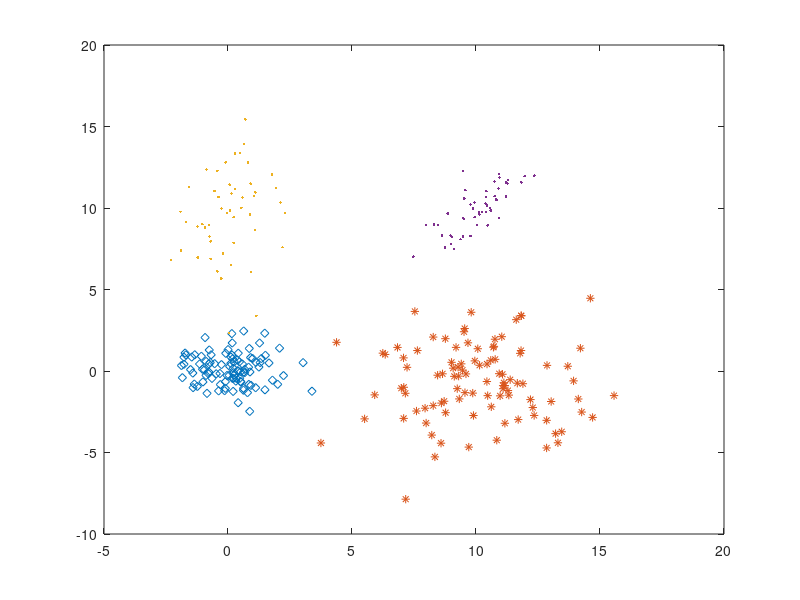

The MATLAB script that drew this image:
clear;

N = 100;
K = 50;


m1=repmat([0,0], N, 1);
S1= [1 0 ; 0 1];
X1=randn(N, 2) * sqrtm(S1) + m1;

m2=repmat([10,0], N, 1);
S2= [5 0 ; 0 5];
X2=randn(N, 2) * sqrtm(S2) + m2;

m3=repmat([0, 10], K, 1);
S3= [1 0 ; 0 5];
X3=randn(K, 2) * sqrtm(S3) + m3;

m4=repmat([10, 10], K, 1);
S4= [1 1 ; 1 2];
X4=randn(K, 2) * sqrtm(S4) + m4;



plot(X1(:, 1), X1(:, 2), 'd');
hold on;
plot(X2(:, 1), X2(:, 2), '*');
hold on;
plot(X3(:, 1), X3(:, 2), '.');
hold on;
plot(X4(:, 1), X4(:, 2), '.');


save data_create X1 X2 X3 X4

